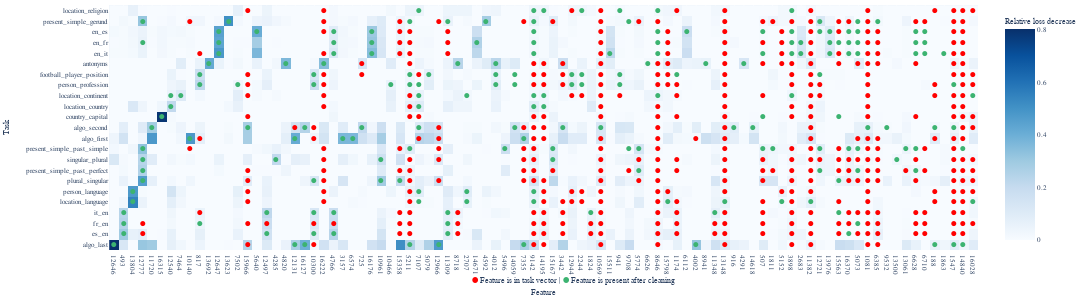

This figure's notebook cell:
### Code cell
fig = px.imshow(heatmap[:, :max_features], x=[str(features_dropped[x]) for x in sorted_idx][:max_features], y=[task_names[x] for x in y_sorted_idx][::-1], width=2000, height=600, aspect="auto", color_continuous_scale="Blues", labels=dict(x="Feature", y="Task", color="Relative loss decrease"))

annotation_style = dict(
    showarrow=False,
    font=dict(color="MediumSeaGreen", size=7),
    xanchor="center",
    yanchor="middle"
)

special_cells = {
    tuple(x): ["●"] for x in np.argwhere(filp_mask == 1)
}

annotations = [
    {**annotation_style, **dict(x=cell[1], y=cell[0], text=icon, xshift=0, yshift=0 - i * 6)}
    for cell, icons in special_cells.items()
    for i, icon in enumerate(icons)
]

annotation_style = dict(
    showarrow=False,
    font=dict(color="red", size=7),
    xanchor="center",
    yanchor="middle"
)

special_cells ={
    tuple(x): ["●"] for x in np.argwhere(filp_mask == 2)
}

# special_cells.update({
#     tuple(x): ["✔", "*"] for x in np.argwhere(filp_mask == 3)
# })


annotations += [
    {**annotation_style, **dict(x=cell[1], y=cell[0], text=icon, xshift=0, yshift=0 - i * 6)}
    for cell, icons in special_cells.items()
    for i, icon in enumerate(icons)
]

# legend_annotations = [
#     dict(
#         x=1.05, y=0.8, text="🟢 Feature is present after cleaning", showarrow=False,
#         font=dict(size=8), xanchor="left", yanchor="top"
#     ),
#     dict(
#         x=1.05, y=0.95, text="🔴 Feature is in task vector", showarrow=False,
#         font=dict(size=8), xanchor="left", yanchor="top"
#     )
# ]

# fig.update_layout(width =600, height=250, 
#                 font_family="Serif", font_size=7, 
#                 margin_l=5, margin_t=5, margin_b=5, margin_r=5,
#         title=dict(
#         text=legend_html,
#         x=0.525,  # Center the title
#         y=0.09,  # Place the legend below the plot
#         xanchor="center",
#         yanchor="top"
#     ))


# legend_html = """
# <span style="font-size:8px;">
# <span style="color:red">•</span> Feature is in task vector | <span style="color:green">•</span> Feature is present after cleaning
# </span>
# """

# Update layout with annotations
fig.update_layout(annotations=annotations)

legend_html = """
<span style="font-size:8px;">
<span style="color:red">●</span> Feature is in task vector | <span style="color:MediumSeaGreen">●</span> Feature is present after cleaning
</span>
"""

fig.update_layout(width =1200, height=300, 
                font_family="Serif", font_size=7,
                margin_l=5, margin_t=5, margin_b=5, margin_r=5,
        title=dict(
        text=legend_html,
        x=0.525,  # Center the title
        y=0.079,  # Place the legend below the plot
        xanchor="center",
        yanchor="top"
    ))


# fig.update_layout(annotations=annotations)

import plotly.io as pio
# pio.write_image(fig, "micrlhf-progress/images/executor_heatmap_l12_new_gemma.pdf", width =1200, height=300)
fig
